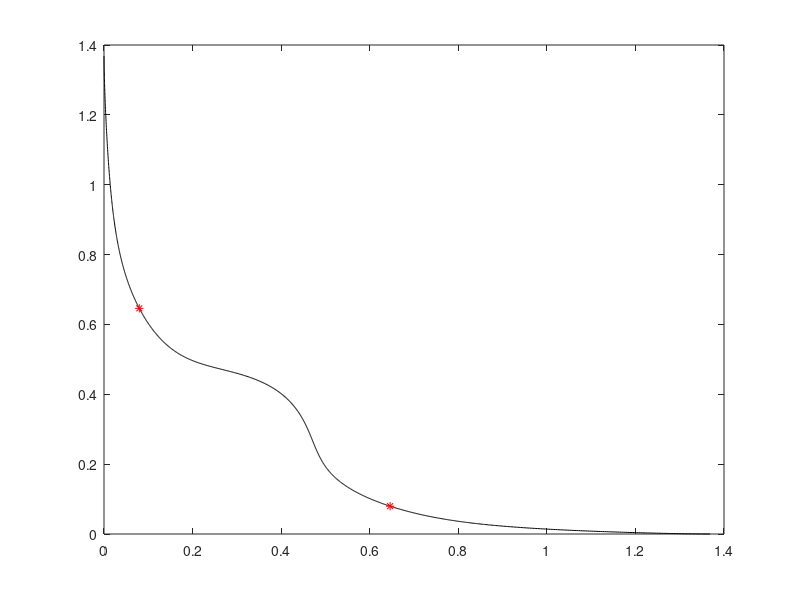

This figure's MATLAB source: (Note: this script raises an error after producing the figure.)
P =1;
M = 2; %% objs
%%%%%%%%%%%%%%%%%%%%%%%%%%%%%%%%%%%%%%%%%%%%%%%%%%%%%%%%%%
x=[0:0.001:1];
A=4;
B=1;
S=2;
m1 = 1 + exp(sin(A.*power(x, B).*pi+pi./2))./(power(2, S).* A);
m= m1.^2;
f1=m.*(1-cos(x.*pi./2));
f2=m.*(1-sin(x.*pi./2));
plot(f1,f2,'k');
hold on
% %%%%%%%%%%%%%%%%%%%%%%%%%%%%%%%%%%%%%%%%%%%%%%%%%%%%%%%%%%
%%%%%%%%%%%%%%%%%%%%%%%%%%%%%%%%%%%%%%%%%%%%%%%%%%%%%%%%%%
%% parameters in knee function;
m1 = 1 + exp(sin(A.*power(x, B).*pi+pi./2))./(power(2, S).* A);
%% find the index of the minima  
[~,N] = size(x); %% the size of x
index = round(N/2); %% there are two minima of the knee function. 
[mm,mxid] = min(m1(1,1:index));
[mm2,mxid2] = min(m1(1,index:N));
%% corresponding x 
xknee = [];
minx = x(mxid);
minx2 = x(mxid2+index-1);
xknee =[xknee;minx;minx2];
fxknee = repmat(xknee',M-1,1); %% the xknee set.
%%%%%%%%%%%%%%%%%%%%%%%%%%%%%%%%%%%%%%%%%%%%%%%%%%%%%%%%%%%%%%%%%%%%%%%%%%%
%% parameters in knee function;
m1 = 1 + exp(sin(A.*power(x, B).*pi+pi./2))./(power(2, S).* A);
%% find the index of the minima  
[~,N] = size(x); %% the size of x
index = round(N/2); %% there are two minima of the knee function. 
[mm,mxid] = min(m1(1,1:index));
[mm2,mxid2] = min(m1(1,index:N));
%% corresponding x 
xknee = [];
minx = x(mxid);
minx2 = x(mxid2+index-1);
xknee =[xknee;minx;minx2];
fxknee = repmat(xknee',M-1,1); %% the xknee set.
%%%%%%%%%%%%%%%%%%%%%%%%%%%%%%%%%%%%%%%%%%%%%%%%%%%%%%%%%%%%%%%%%%%%%%%%%%%
%% parameters in knee function;
m1 = 1 + exp(sin(A.*power(x, B).*pi+pi./2))./(power(2, S).* A);
%%%%%%%%%%%%%%%%%%%%%%%%%%%%%%%%%%%%%%%%%%%%%%%%%%%%%%%%%%%%%%%%%%%%%%%%%%%
%% find the index of the minima  
[~,N] = size(x); %% the size of x
index = round(N/2); %% there are two minima of the knee function. 
[mm,mxid] = min(m1(1,1:index));
[mm2,mxid2] = min(m1(1,index:N));
%% corresponding x 
xknee = [];
minx = x(mxid);
minx2 = x(mxid2+index-1);
xknee =[xknee;minx;minx2];
fxknee = repmat(xknee',M-1,1); %% the xknee set.
%%%%%%%%%%%%%%%%%%%%%%%%%%%%%%%%%%%%%%%%%%%%%%%%%%%%%%%%%%%%%%%%%%%%%%%%%%%
%% do combinations among the fxknee. [1 2;4 5;7 8;10 11;13 14....] 
%% if there are 1 interval, then there are in the same line
com = zeros(M-1,2); %% 2 --> two minima
for i=1:M-1
   com(i,1) = 3*i-2;
   com(i,2) = 3*i-1;
end
com2 = reshape(com,[1,2*(M-1)]);
com3 = combnk(com2,M-1);
fcom = [];
[nr,nc] = size(com3);
for i=1:nr
    com4 = combnk(com3(i,:),2);
    [row,col] = size(com4);
    com5 = com4(:,2)-com4(:,1);
    if ~any((com5+1)==0) & ~any((com5-1)==0)
        fcom = [fcom;com3(i,:)];
    end
end
fcom = sort(fcom,2); %% sort array and save the position of the xknee.
[nrf,ncf] = size(fcom);
oxknee = xknee';
vark = []; %% save the true x knee point
ffcom = mod(fcom,3);
for i=1:nrf
    for j =1: ncf
        if ffcom(i,j) == 1
            tmp =  oxknee(1,1);
            vark(i,j) = tmp;
        end
        if  ffcom(i,j) == 2
            tmp =  oxknee(1,2);
            vark(i,j) = tmp;
        end
    end
end
mk = zeros(nrf,M-1);
mknee = zeros(nrf,1);
for i=1:M-1
    mk(:,i)  = 1 + exp(sin(A.*power(vark(:,i), B).*pi+pi./2))./(power(2, S).* A);
end
Tr = mk'; %% transposition
if M>2
   mknee = prod(Tr(:,1:nrf))./(M-1); %% multiplicative
end
if M==2
   mknee = Tr(:,1:nrf)./(M-1); %% multiplicative
end
mknee = (mknee').^2; %% transposition
%% construct the shape functions:           
PopObj = ones(nrf,M);  
for i=1:M
    PopObj(:,i) = PopObj(:,i).*mknee;  
end
for i=1:M
               for j=1:M-i
                  PopObj(:,i) =  PopObj(:,i).*(1-cos(power(vark(:,j), P).*pi./2))
               end
               if i~=1
                   aux = M - i +1;
                   PopObj(:,i)= PopObj(:,i).*(1-sin(power(vark(:,aux), P).*pi./2));
               end
            end
%%%%%%%%%%%%%%%%%%%%%%%%%%%%%%%%%%%%%%%%%%%%%%%%%%%%%%%%%%
plot(PopObj(:,1),PopObj(:,2),'r*');
hold on
%%%%%%%%%%%%%%%%%%%%%%%%%%%%%%%%%%%%%%%%%%%%%%%%%%%%%%%%%%%
saveKnee('PMOP12-',PopObj,M);
% view(124,21)
